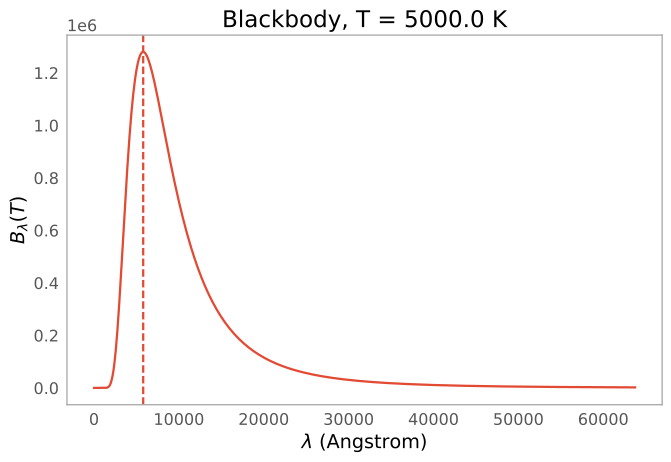

Here is the Python script that generated this plot:
import matplotlib.pyplot as plt
import numpy as np
from astropy import constants as const
from astropy import units as u
from astropy.modeling.blackbody import blackbody_lambda

temperature = 5000 * u.K
wavemax = (const.b_wien / temperature).to(u.AA)  # Wien's displacement law
waveset = np.logspace(
    0, np.log10(wavemax.value + 10 * wavemax.value), num=1000) * u.AA
with np.errstate(all='ignore'):
    flux = blackbody_lambda(waveset, temperature)

fig, ax = plt.subplots(figsize=(8, 5))
ax.plot(waveset.value, flux.value)
ax.axvline(wavemax.value, ls='--')
ax.get_yaxis().get_major_formatter().set_powerlimits((0, 1))
ax.set_xlabel(r'$\lambda$ ({0})'.format(waveset.unit))
ax.set_ylabel(r'$B_{\lambda}(T)$')
ax.set_title('Blackbody, T = {0}'.format(temperature))
